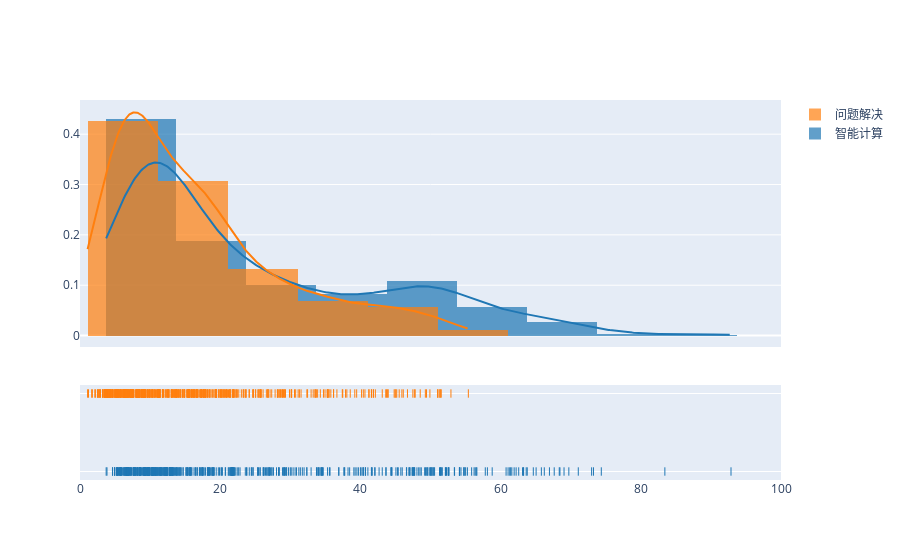

The code cell stored with this chart in its notebook:
### Code cell
layout={"title": "学生用时分布", 
                                       "xaxis_title": "学生用时，单位秒",
                                       "yaxis_title": "学生个数",
                                       # x轴坐标倾斜60度
                                       "xaxis": {"tickangle": 60}
                                      }

#数据组
hist_data=[x1,x2]

group_labels=['智能计算','问题解决']

fig=ff.create_distplot(hist_data,group_labels,bin_size=10,histnorm = 'probability')
fig['layout'].update(xaxis = dict(range = [0,100]))
plot(fig,filename='./plot/单日时间分布直方图.html')
offline.iplot(fig)

### Figure 1 — Plotly figure (JSON) as saved in the notebook; plotly's stock layout.template omitted (floating-point values rounded to 4 significant figures; data arrays with more than 128 entries replaced by an {"elided": "..."} marker saying what was removed)
{"data": [{"autobinx": false, "histnorm": "probability", "legendgroup": "智能计算", "marker": {"color": "rgb(31, 119, 180)"}, "name": "智能计算", "opacity": 0.7, "type": "histogram", "x": {"elided": "516 float values"}, "xaxis": "x", "xbins": {"end": 92.87, "size": 10, "start": 3.733}, "yaxis": "y"}, {"autobinx": false, "histnorm": "probability", "legendgroup": "问题解决", "marker": {"color": "rgb(255, 127, 14)"}, "name": "问题解决", "opacity": 0.7, "type": "histogram", "x": {"elided": "515 float values"}, "xaxis": "x", "xbins": {"end": 55.4, "size": 10, "start": 1.083}, "yaxis": "y"}, {"legendgroup": "智能计算", "marker": {"color": "rgb(31, 119, 180)"}, "mode": "lines", "name": "智能计算", "showlegend": false, "type": "scatter", "x": {"elided": "500 float values"}, "xaxis": "x", "y": {"elided": "500 float values"}, "yaxis": "y"}, {"legendgroup": "问题解决", "marker": {"color": "rgb(255, 127, 14)"}, "mode": "lines", "name": "问题解决", "showlegend": false, "type": "scatter", "x": {"elided": "500 float values"}, "xaxis": "x", "y": {"elided": "500 float values"}, "yaxis": "y"}, {"legendgroup": "智能计算", "marker": {"color": "rgb(31, 119, 180)", "symbol": "line-ns-open"}, "mode": "markers", "name": "智能计算", "showlegend": false, "type": "scatter", "x": {"elided": "516 float values"}, "xaxis": "x", "y": {"elided": "516 str values"}, "yaxis": "y2"}, {"legendgroup": "问题解决", "marker": {"color": "rgb(255, 127, 14)", "symbol": "line-ns-open"}, "mode": "markers", "name": "问题解决", "showlegend": false, "type": "scatter", "x": {"elided": "515 float values"}, "xaxis": "x", "y": {"elided": "515 str values"}, "yaxis": "y2"}], "layout": {"barmode": "overlay", "hovermode": "closest", "legend": {"traceorder": "reversed"}, "xaxis": {"anchor": "y2", "domain": [0, 1], "range": [0, 100], "zeroline": false}, "yaxis": {"anchor": "free", "domain": [0.35, 1], "position": 0}, "yaxis2": {"anchor": "x", "domain": [0, 0.25], "dtick": 1, "showticklabels": false}}}
